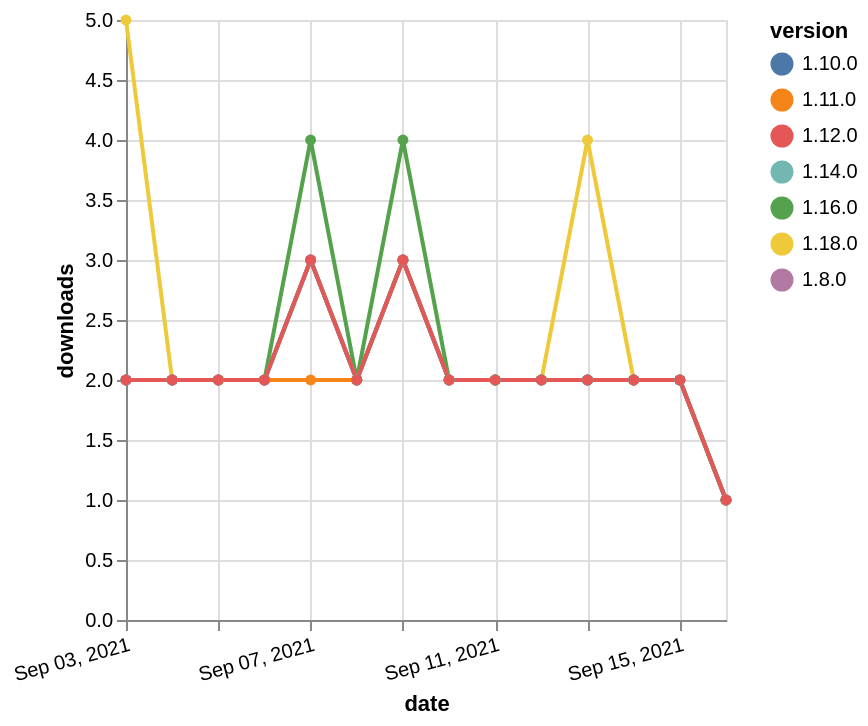

This figure's Vega-Lite source:
### Vega-Lite specification from a JSON file in a GitHub repository (floating-point values rounded to 4 significant figures)
{"$schema": "https://vega.github.io/schema/vega-lite/v5.json", "description": "A simple bar chart with embedded data.", "data": {"values": [{"date": "2021-09-03", "total": 1392, "delta": 2, "version": "1.11.0"}, {"date": "2021-09-04", "total": 1394, "delta": 2, "version": "1.11.0"}, {"date": "2021-09-05", "total": 1396, "delta": 2, "version": "1.11.0"}, {"date": "2021-09-06", "total": 1398, "delta": 2, "version": "1.11.0"}, {"date": "2021-09-07", "total": 1400, "delta": 2, "version": "1.11.0"}, {"date": "2021-09-08", "total": 1402, "delta": 2, "version": "1.11.0"}, {"date": "2021-09-09", "total": 1405, "delta": 3, "version": "1.11.0"}, {"date": "2021-09-10", "total": 1407, "delta": 2, "version": "1.11.0"}, {"date": "2021-09-11", "total": 1409, "delta": 2, "version": "1.11.0"}, {"date": "2021-09-12", "total": 1411, "delta": 2, "version": "1.11.0"}, {"date": "2021-09-13", "total": 1413, "delta": 2, "version": "1.11.0"}, {"date": "2021-09-14", "total": 1415, "delta": 2, "version": "1.11.0"}, {"date": "2021-09-15", "total": 1417, "delta": 2, "version": "1.11.0"}, {"date": "2021-09-16", "total": 1418, "delta": 1, "version": "1.11.0"}, {"date": "2021-09-03", "total": 243, "delta": 5, "version": "1.18.0"}, {"date": "2021-09-04", "total": 245, "delta": 2, "version": "1.18.0"}, {"date": "2021-09-05", "total": 247, "delta": 2, "version": "1.18.0"}, {"date": "2021-09-06", "total": 249, "delta": 2, "version": "1.18.0"}, {"date": "2021-09-07", "total": 252, "delta": 3, "version": "1.18.0"}, {"date": "2021-09-08", "total": 254, "delta": 2, "version": "1.18.0"}, {"date": "2021-09-09", "total": 257, "delta": 3, "version": "1.18.0"}, {"date": "2021-09-10", "total": 259, "delta": 2, "version": "1.18.0"}, {"date": "2021-09-11", "total": 261, "delta": 2, "version": "1.18.0"}, {"date": "2021-09-12", "total": 263, "delta": 2, "version": "1.18.0"}, {"date": "2021-09-13", "total": 267, "delta": 4, "version": "1.18.0"}, {"date": "2021-09-14", "total": 269, "delta": 2, "version": "1.18.0"}, {"date": "2021-09-15", "total": 271, "delta": 2, "version": "1.18.0"}, {"date": "2021-09-16", "total": 272, "delta": 1, "version": "1.18.0"}, {"date": "2021-09-03", "total": 2109, "delta": 2, "version": "1.8.0"}, {"date": "2021-09-04", "total": 2111, "delta": 2, "version": "1.8.0"}, {"date": "2021-09-05", "total": 2113, "delta": 2, "version": "1.8.0"}, {"date": "2021-09-06", "total": 2115, "delta": 2, "version": "1.8.0"}, {"date": "2021-09-07", "total": 2118, "delta": 3, "version": "1.8.0"}, {"date": "2021-09-08", "total": 2120, "delta": 2, "version": "1.8.0"}, {"date": "2021-09-09", "total": 2123, "delta": 3, "version": "1.8.0"}, {"date": "2021-09-10", "total": 2125, "delta": 2, "version": "1.8.0"}, {"date": "2021-09-11", "total": 2127, "delta": 2, "version": "1.8.0"}, {"date": "2021-09-12", "total": 2129, "delta": 2, "version": "1.8.0"}, {"date": "2021-09-13", "total": 2131, "delta": 2, "version": "1.8.0"}, {"date": "2021-09-14", "total": 2133, "delta": 2, "version": "1.8.0"}, {"date": "2021-09-15", "total": 2135, "delta": 2, "version": "1.8.0"}, {"date": "2021-09-16", "total": 2136, "delta": 1, "version": "1.8.0"}, {"date": "2021-09-03", "total": 1679, "delta": 2, "version": "1.10.0"}, {"date": "2021-09-04", "total": 1681, "delta": 2, "version": "1.10.0"}, {"date": "2021-09-05", "total": 1683, "delta": 2, "version": "1.10.0"}, {"date": "2021-09-06", "total": 1685, "delta": 2, "version": "1.10.0"}, {"date": "2021-09-07", "total": 1688, "delta": 3, "version": "1.10.0"}, {"date": "2021-09-08", "total": 1690, "delta": 2, "version": "1.10.0"}, {"date": "2021-09-09", "total": 1693, "delta": 3, "version": "1.10.0"}, {"date": "2021-09-10", "total": 1695, "delta": 2, "version": "1.10.0"}, {"date": "2021-09-11", "total": 1697, "delta": 2, "version": "1.10.0"}, {"date": "2021-09-12", "total": 1699, "delta": 2, "version": "1.10.0"}, {"date": "2021-09-13", "total": 1701, "delta": 2, "version": "1.10.0"}, {"date": "2021-09-14", "total": 1703, "delta": 2, "version": "1.10.0"}, {"date": "2021-09-15", "total": 1705, "delta": 2, "version": "1.10.0"}, {"date": "2021-09-16", "total": 1706, "delta": 1, "version": "1.10.0"}, {"date": "2021-09-03", "total": 732, "delta": 2, "version": "1.16.0"}, {"date": "2021-09-04", "total": 734, "delta": 2, "version": "1.16.0"}, {"date": "2021-09-05", "total": 736, "delta": 2, "version": "1.16.0"}, {"date": "2021-09-06", "total": 738, "delta": 2, "version": "1.16.0"}, {"date": "2021-09-07", "total": 742, "delta": 4, "version": "1.16.0"}, {"date": "2021-09-08", "total": 744, "delta": 2, "version": "1.16.0"}, {"date": "2021-09-09", "total": 748, "delta": 4, "version": "1.16.0"}, {"date": "2021-09-10", "total": 750, "delta": 2, "version": "1.16.0"}, {"date": "2021-09-11", "total": 752, "delta": 2, "version": "1.16.0"}, {"date": "2021-09-12", "total": 754, "delta": 2, "version": "1.16.0"}, {"date": "2021-09-13", "total": 756, "delta": 2, "version": "1.16.0"}, {"date": "2021-09-14", "total": 758, "delta": 2, "version": "1.16.0"}, {"date": "2021-09-15", "total": 760, "delta": 2, "version": "1.16.0"}, {"date": "2021-09-16", "total": 761, "delta": 1, "version": "1.16.0"}, {"date": "2021-09-03", "total": 1022, "delta": 2, "version": "1.14.0"}, {"date": "2021-09-04", "total": 1024, "delta": 2, "version": "1.14.0"}, {"date": "2021-09-05", "total": 1026, "delta": 2, "version": "1.14.0"}, {"date": "2021-09-06", "total": 1028, "delta": 2, "version": "1.14.0"}, {"date": "2021-09-07", "total": 1031, "delta": 3, "version": "1.14.0"}, {"date": "2021-09-08", "total": 1033, "delta": 2, "version": "1.14.0"}, {"date": "2021-09-09", "total": 1036, "delta": 3, "version": "1.14.0"}, {"date": "2021-09-10", "total": 1038, "delta": 2, "version": "1.14.0"}, {"date": "2021-09-11", "total": 1040, "delta": 2, "version": "1.14.0"}, {"date": "2021-09-12", "total": 1042, "delta": 2, "version": "1.14.0"}, {"date": "2021-09-13", "total": 1044, "delta": 2, "version": "1.14.0"}, {"date": "2021-09-14", "total": 1046, "delta": 2, "version": "1.14.0"}, {"date": "2021-09-15", "total": 1048, "delta": 2, "version": "1.14.0"}, {"date": "2021-09-16", "total": 1049, "delta": 1, "version": "1.14.0"}, {"date": "2021-09-03", "total": 1490, "delta": 2, "version": "1.12.0"}, {"date": "2021-09-04", "total": 1492, "delta": 2, "version": "1.12.0"}, {"date": "2021-09-05", "total": 1494, "delta": 2, "version": "1.12.0"}, {"date": "2021-09-06", "total": 1496, "delta": 2, "version": "1.12.0"}, {"date": "2021-09-07", "total": 1499, "delta": 3, "version": "1.12.0"}, {"date": "2021-09-08", "total": 1501, "delta": 2, "version": "1.12.0"}, {"date": "2021-09-09", "total": 1504, "delta": 3, "version": "1.12.0"}, {"date": "2021-09-10", "total": 1506, "delta": 2, "version": "1.12.0"}, {"date": "2021-09-11", "total": 1508, "delta": 2, "version": "1.12.0"}, {"date": "2021-09-12", "total": 1510, "delta": 2, "version": "1.12.0"}, {"date": "2021-09-13", "total": 1512, "delta": 2, "version": "1.12.0"}, {"date": "2021-09-14", "total": 1514, "delta": 2, "version": "1.12.0"}, {"date": "2021-09-15", "total": 1516, "delta": 2, "version": "1.12.0"}, {"date": "2021-09-16", "total": 1517, "delta": 1, "version": "1.12.0"}]}, "width": "container", "mark": {"type": "line", "point": {"filled": true}}, "encoding": {"x": {"field": "date", "type": "temporal", "timeUnit": "yearmonthdate", "title": "date", "axis": {"labelAngle": -15}}, "y": {"field": "delta", "type": "quantitative", "title": "downloads"}, "color": {"field": "version", "type": "nominal"}, "tooltip": {"field": "delta"}}}
